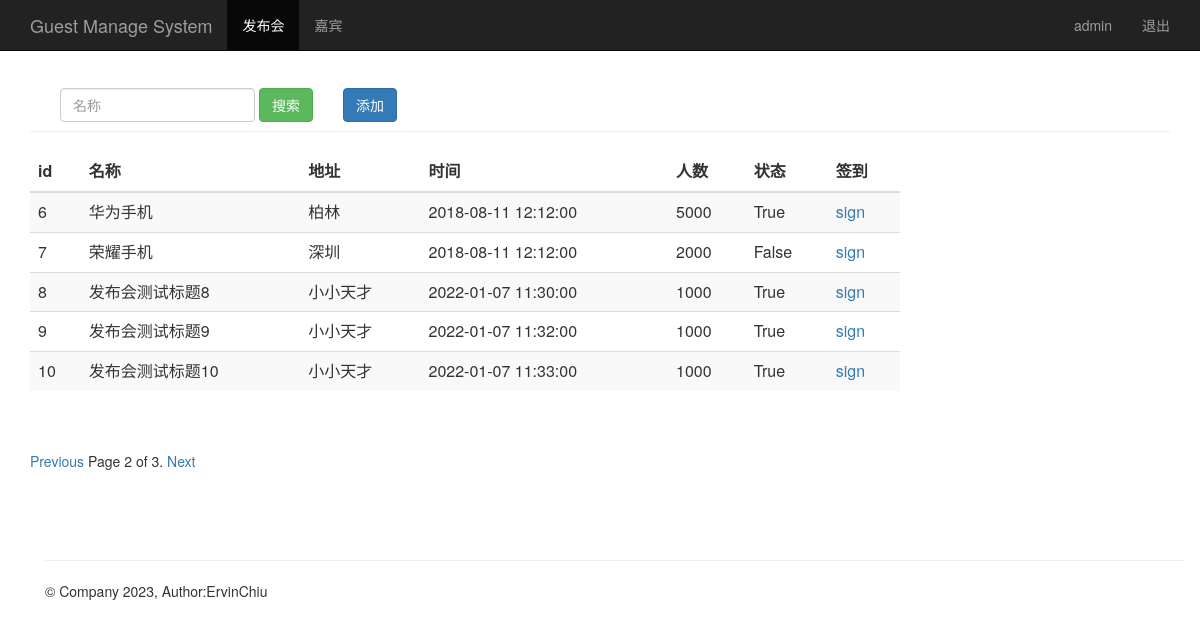
Page /event_manage/?page=2 (signed in) on the committed database.
### sign/models/event.py (models this page shows, shortened)
class Event(models.Model):
    name = models.CharField(max_length=100)            # 发布会标题
    limit = models.IntegerField()                      # 限制人数
    status = models.BooleanField()                     # 状态
    address = models.CharField(max_length=200)         # 地址
    start_time = models.DateTimeField('events time')   # 发布会时间
    create_time = models.DateTimeField(auto_now=True)  # 创建时间（自动获取当前时间）

### sign/views.py (the view)
# urls.py: path('event_manage/', views.event_manage),
@login_required
def event_manage(request):
    username = request.session.get('user', '')  # 读取浏览器 session
    events = Event.objects.all()
    paginator=Paginator(events,5)
    page=request.GET.get('page')
    try:
        events=paginator.page(page)
    except PageNotAnInteger:
        events=paginator.page(1)
    except EmptyPage:
        events=paginator.page(paginator.num_pages)
    return render(request, "event_manage.html", {"user": username, "events": events})

### sign/templates/event_manage.html (shortened to what this page needs)
{% extends "base.html" %}
{% block content %}
    <nav class="navbar navbar-inverse navbar-fixed-top">
      <div class="container">
        <div class="navbar-header">
          <a class="navbar-brand" href="/event_manage/">Guest Manage System</a>
        </div>
        <div id="navbar" class="collapse navbar-collapse">
          <ul class="nav navbar-nav">
            <li class="active"><a href="#">发布会</a></li>
            <li><a href="/guest_manage/">嘉宾</a></li>
          </ul>
          <ul class="nav navbar-nav navbar-right">
           <li><a href="#">{{user}}</a></li>
           <li><a href="/logout/">退出</a></li>
         </ul>
        </div>
      </div>
    </nav>
    <div class="container theme-showcase" role="main">
      <div class="page-header" style="margin-top: 80px;">
        <div id="navbar" class="navbar-collapse collapse" style="float:left;">
          <form class="navbar-form" method="get" action="/search_name/">
            <div class="form-group">
              <input name="name" type="text" placeholder="名称" class="form-control">
            </div>
            <button type="submit" class="btn btn-success">搜索</button>
          </form>
        </div>
        <div "float:right;">
          <button type="submit" class="btn btn-primary" onclick="window.location.href='/add_event/'" style="margin-top: 8px;">添加</button>
        </div>
      </div>
      <div class="row" >
        <div class="col-md-6" style="width: 900px;">
          <table class="table table-striped">
            <thead>
              <tr>
                <th>id</th>
                <th>名称</th>
                <th>地址</th>
                <th>时间</th>
                <th>人数</th>
                <th>状态</th>
                <th>签到</th>
              </tr>
            </thead>
            <tbody>
              {% for event in events %}
                <tr>
                  <td>{{ event.id }}</td>
                  <td>{{ event.name }}</td>
                  <td>{{ event.address }}</td>
                  <td>{{ event.start_time | date:"Y-m-d H:i:s" }}</td>
                  <td>{{ event.limit }}</td>
                  <td>{{ event.status }}</td>
                  <td><a href="/sign_index/{{ event.id }}/"  target="{{ event.id }}_blank">sign</a></td>
                </tr>
             {% endfor %}
            </tbody>
          </table>
        </div>
      </div>
      <div class="pagination">
        <span class="step-links">
          <ul class="pagination">
            {% if events.has_previous %}
              <a href="?page={{ events.previous_page_number }}">Previous</a>
            {% endif %}
				<span class="current">
				Page {{ events.number }} of {{ events.paginator.num_pages }}.
				</span>
            {% if events.has_next %}
             <a href="?page={{ events.next_page_number }}">Next</a>
			 {% endif %}
        </span>
      </div>
{% endblock %}

### rows in the picture
Event: id "6", name "华为手机", address "柏林", start_time "2018-08-11 12:12:00", limit "5000", status "True"
Event: id "7", name "荣耀手机", address "深圳", start_time "2018-08-11 12:12:00", limit "2000", status "False"
Event: id "8", name "发布会测试标题8", address "小小天才", start_time "2022-01-07 11:30:00", limit "1000", status "True"
Event: id "9", name "发布会测试标题9", address "小小天才", start_time "2022-01-07 11:32:00", limit "1000", status "True"
Event: id "10", name "发布会测试标题10", address "小小天才", start_time "2022-01-07 11:33:00", limit "1000", status "True"

### other values in the picture
{{ user }} "admin"
{{ events.number }} "2"
{{ events.paginator.num_pages }} "3"
